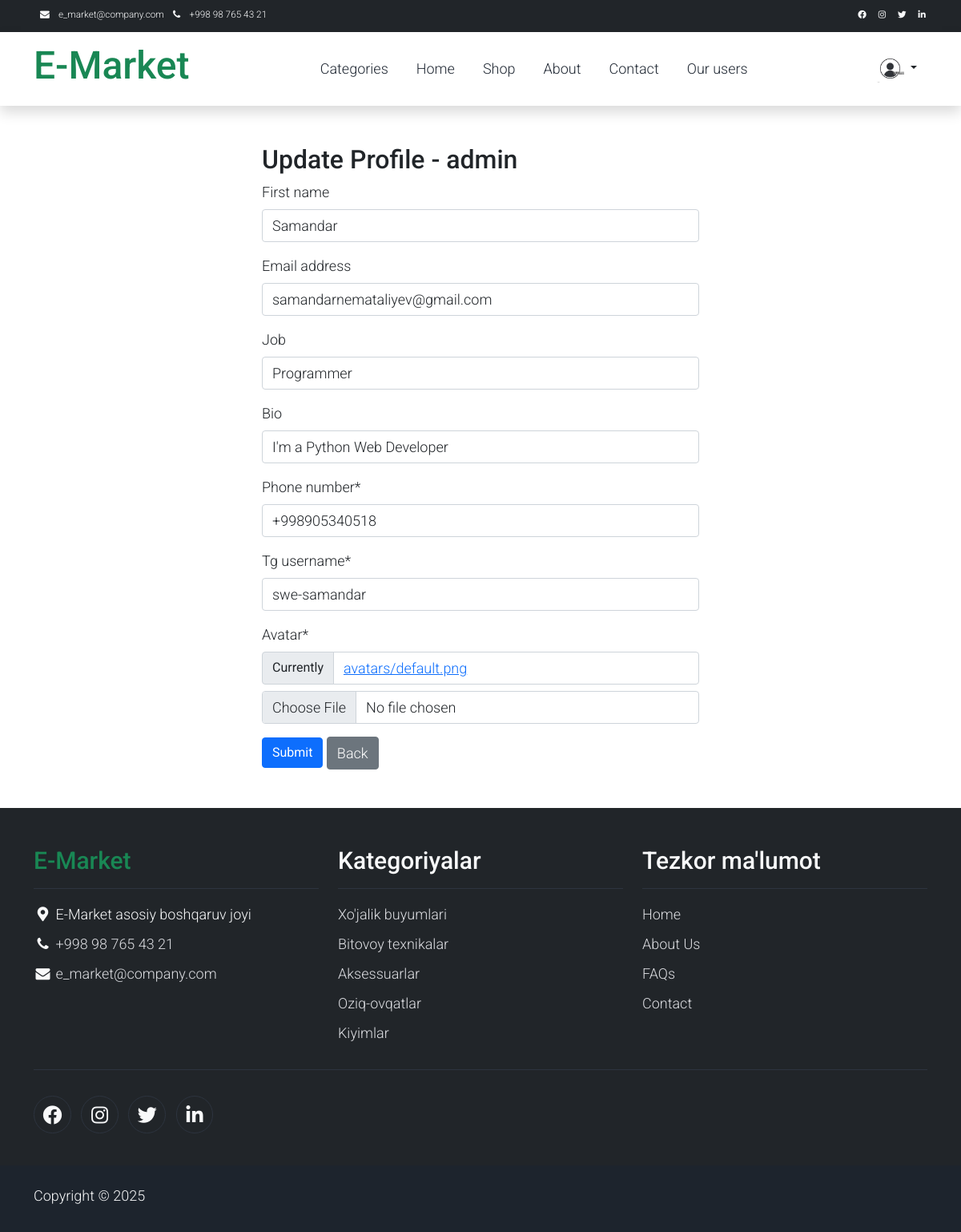
The app's page /users/profile-edit/ (signed in) with its own data.
### users/models.py (models this page shows)
class CustomUser(AbstractUser):
    job = models.CharField(max_length=50, blank=True, default='')
    bio = models.CharField(max_length=300, blank=True, default='')
    phone_number = models.CharField(max_length=17)
    tg_username = models.CharField(max_length=150)
    avatar = models.ImageField(upload_to='avatars/', default='avatars/default.png')
    following = models.ManyToManyField(
        'self',
        symmetrical=False,
        related_name='followers',
        blank=True
    )
    class Meta:
        verbose_name = 'customuser'
        verbose_name_plural = 'customusers'
    def __str__(self):
        return self.username

### products/models.py (models this page shows, shortened)
class Category(models.Model):
    name = models.CharField(max_length=50)
    class Meta:
        verbose_name = 'category'
        verbose_name_plural = 'categories'

### users/views.py (the view, shortened to what this page needs)
# urls.py: path('profile-edit/', ProfileUpdateView.as_view(), name='profile-edit'),
class ProfileUpdateView(View):
    def get(self, request):
        return render(request, 'users/profile_update.html', {'form':ProfileUpdateForm(instance=request.user)})

### users/forms.py
class ProfileUpdateForm(forms.ModelForm):
    class Meta:
        model = CustomUser
        fields = ['first_name', 'email', 'job', 'bio', 'phone_number', 'tg_username', 'avatar']

### main/views.py (called while the page is built)
def get_today(request):
    today = datetime.date(datetime.today())
    return {'today': today}

def get_all_categories(request):
    categories = Category.objects.all()
    return {'categories': categories}

### templates/users/profile_update.html (shortened to what this page needs)
{% extends "base.html" %}
{% load crispy_forms_tags %}
{% block main %}
  <div class="container">
    <div class="row">
        <div class="col"></div>
        <div class="col-6 mt-5 mb-5">
            <h2>Update Profile - {{request.user}}</h2>
            <form  method="post" enctype="multipart/form-data" >{% csrf_token %}
                {{form|crispy}}
                <button type="submit" class="btn btn-primary" >Submit</button>
                <a class="btn btn-secondary" href="{% url 'users:profile' request.user %}"> Back</a>
            </form>
        </div>
        <div class="col"></div>
    </div>
  </div>
{% endblock main %}

### templates/base.html (shortened to what this page needs)
{% load static %}
<!DOCTYPE html>
<html lang="en">
<head>
    <link rel="stylesheet" href="{% static 'assets/css/bootstrap.min.css' %}">
    <link rel="stylesheet" href="{% static 'assets/css/templatemo.css' %}">
    <link rel="stylesheet" href="{% static 'assets/css/custom.css' %}">
    <link rel="stylesheet" href="{% static 'assets/css/fontawesome.min.css' %}">
    <link rel="stylesheet" href="https://unpkg.com/leaflet@1.7.1/dist/leaflet.css" />
    <link rel="stylesheet" type="text/css" href="{% static 'assets/css/slick.min.css' %}">
    <link rel="stylesheet" type="text/css" href="{% static 'assets/css/slick-theme.css' %}">
    <link rel="stylesheet" href="{% static 'assets/css/profile.css' %}">
    <link rel="stylesheet" href="https://cdn.jsdelivr.net/npm/bootstrap@5.0.0-beta1/dist/css/bootstrap.min.css">
    <link rel="stylesheet" href="https://cdn.jsdelivr.net/npm/bootstrap@5.0.0-beta1/dist/js/bootstrap.bundle.min.js">
    <link rel="stylesheet" href="https://cdnjs.cloudflare.com/ajax/libs/jquery/3.2.1/jquery.min.js">
    <link rel="stylesheet" href="https://cdnjs.cloudflare.com/ajax/libs/font-awesome/4.7.0/css/font-awesome.min.css">
</head>
<body>
    <nav class="navbar navbar-expand-lg bg-dark navbar-light d-none d-lg-block" id="templatemo_nav_top">
        <div class="container text-light">
            <div class="w-100 d-flex justify-content-between">
                <div>
                    <i class="fa fa-envelope mx-2"></i>
                    <a class="navbar-sm-brand text-light text-decoration-none" href="mailto:e_market@company.com">e_market@company.com</a>
                    <i class="fa fa-phone mx-2"></i>
                    <a class="navbar-sm-brand text-light text-decoration-none" href="tel:98-765-43-21">+998 98 765 43 21</a>
                </div>
                <div>
                    <a class="text-light" href="https://fb.com/templatemo" target="_blank" rel="sponsored"><i class="fab fa-facebook-f fa-sm fa-fw me-2"></i></a>
                    <a class="text-light" href="https://www.instagram.com/" target="_blank"><i class="fab fa-instagram fa-sm fa-fw me-2"></i></a>
                    <a class="text-light" href="https://twitter.com/" target="_blank"><i class="fab fa-twitter fa-sm fa-fw me-2"></i></a>
                    <a class="text-light" href="https://www.linkedin.com/" target="_blank"><i class="fab fa-linkedin fa-sm fa-fw"></i></a>
                </div>
            </div>
        </div>
    </nav>
    <nav class="navbar navbar-expand-lg navbar-light shadow">
        <div class="container d-flex justify-content-between align-items-center">
            <a class="navbar-brand text-success logo h1 align-self-center" href="{% url 'main:index' %}">
                E-Market
            </a>
            <div class="align-self-center collapse navbar-collapse flex-fill  d-lg-flex justify-content-lg-between" id="templatemo_main_nav">
                <div class="flex-fill">
                    <ul class="nav navbar-nav d-flex justify-content-between mx-lg-auto">
                        <li class="nav-item dropdown">
                            <a class="nav-link" href="">Categories</a>
                        </li>
                        <li class="nav-item">
                            <a class="nav-link" href="{% url 'main:index' %}">Home</a>
                        </li>
                        <li class="nav-item">
                            <a class="nav-link" href="{% url 'main:shop' %}">Shop</a>
                        </li>
                        <li class="nav-item">
                            <a class="nav-link" href="{% url 'main:about' %}">About</a>
                        </li>
                        <li class="nav-item">
                            <a class="nav-link" href="{% url 'main:contact' %}">Contact</a>
                        </li>
                        <li class="nav-item">
                            <a class="nav-link" href="{% url 'users:all-users' %}">Our users</a>
                        </li>
                    </ul>
                </div>
                {% if request.user.is_authenticated %}
                    <button type="button" class="btn  dropdown-toggle" data-bs-toggle="dropdown" data-bs-display="static" aria-expanded="false">
                        <img src="{{ request.user.avatar.url }}" width="35" height="35" class=" rounded" alt="">
                    </button>
                {% else %}
                    <a href="{% url 'users:login' %}" class="btn btn-primary">Login</a>
                    <a href="{% url 'users:signup' %}" class="btn btn-primary">SignUp</a>
                {% endif %}
            </div>
        </div>
    </nav>
    {% block main %}
    {% endblock main %}
    <footer class="bg-dark" id="tempaltemo_footer">
        <div class="container">
            <div class="row">
                <div class="col-md-4 pt-5">
                    <h2 class="h2 text-success border-bottom pb-3 border-light logo">E-Market</h2>
                    <ul class="list-unstyled text-light footer-link-list">
                        <li>
                            <i class="fas fa-map-marker-alt fa-fw"></i>
                            E-Market asosiy boshqaruv joyi
                        </li>
                        <li>
                            <i class="fa fa-phone fa-fw"></i>
                            <a class="text-decoration-none" href="tel:98-765-43-21">+998 98 765 43 21</a>
                        </li>
                        <li>
                            <i class="fa fa-envelope fa-fw"></i>
                            <a class="text-decoration-none" href="mailto:e_market@company.com">e_market@company.com</a>
                        </li>
                    </ul>
                </div>
                <div class="col-md-4 pt-5">
                    <h2 class="h2 text-light border-bottom pb-3 border-light">Kategoriyalar</h2>
                    <ul class="list-unstyled text-light footer-link-list">
                        {% for category in categories|slice:"0:5" %}
                        <li><a class="text-decoration-none" href="{% url 'main:category' category.name %}">{{ category.name }}</a></li>
                        {% endfor %}
                    </ul>
                </div>
                <div class="col-md-4 pt-5">
                    <h2 class="h2 text-light border-bottom pb-3 border-light">Tezkor ma'lumot</h2>
                    <ul class="list-unstyled text-light footer-link-list">
                        <li><a class="text-decoration-none" href="{% url 'main:index' %}">Home</a></li>
                        <li><a class="text-decoration-none" href="{% url 'main:about' %}">About Us</a></li>
                        <li><a class="text-decoration-none" href="{% url 'main:faqs' %}">FAQs</a></li>
                        <li><a class="text-decoration-none" href="{% url 'main:contact' %}">Contact</a></li>
                    </ul>
                </div>
            </div>
            <div class="row text-light mb-4">
                <div class="col-12 mb-3">
                    <div class="w-100 my-3 border-top border-light"></div>
                </div>
                <div class="col-auto me-auto">
                    <ul class="list-inline text-left footer-icons">
                        <li class="list-inline-item border border-light rounded-circle text-center">
                            <a rel="nofollow" class="text-light text-decoration-none" target="_blank" href="http://fb.com/templatemo"><i class="fab fa-facebook-f fa-lg fa-fw"></i></a>
                        </li>
                        <li class="list-inline-item border border-light rounded-circle text-center">
                            <a class="text-light text-decoration-none" target="_blank" href="https://www.instagram.com/"><i class="fab fa-instagram fa-lg fa-fw"></i></a>
                        </li>
                        <li class="list-inline-item border border-light rounded-circle text-center">
                            <a class="text-light text-decoration-none" target="_blank" href="https://twitter.com/"><i class="fab fa-twitter fa-lg fa-fw"></i></a>
                        </li>
                        <li class="list-inline-item border border-light rounded-circle text-center">
                            <a class="text-light text-decoration-none" target="_blank" href="https://www.linkedin.com/"><i class="fab fa-linkedin fa-lg fa-fw"></i></a>
                        </li>
                    </ul>
                </div>
            </div>
        </div>
        <div class="w-100 bg-black py-3">
            <div class="container">
                <div class="row pt-2">
                    <div class="col-12">
                        <p class="text-left text-light">
                            Copyright &copy; {{ today.year }}
                        </p>
                    </div>
                </div>
            </div>
        </div>
    </footer>
</body>
</html>

### static/assets/css/templatemo.css (style rules this page uses)
body, ul, li, p, a, label, input, div { font-family: 'Roboto', sans-serif; font-size: 18px !important; font-weight: 300 !important; }
.h1 { font-family: 'Roboto', sans-serif; font-size: 48px !important; font-weight: 200 !important; }
.h2 { font-family: 'Roboto', sans-serif; font-size: 30px !important; font-weight: 300; }
.logo { font-weight: 500 !important; }
.text-success { color: #59ab6e !important; }
.text-light { color: #cfd6e1 !important; }
.bg-dark { background-color: #212934 !important; }
.bg-black { background-color: #1d242d !important; }
#templatemo_nav_top { min-height: 40px; }
#templatemo_nav_top * { font-size: .9em !important; }
#templatemo_main_nav a { color: #212934; }
.form-control { border: 1px solid #e8e8e8; }
#tempaltemo_footer a { color: #dcdde1; }
#tempaltemo_footer ul.footer-link-list li { padding-top: 10px; }
#tempaltemo_footer ul.footer-icons li { width: 2.6em; height: 2.6em; line-height: 2.6em; }
#tempaltemo_footer .border-light { border-color: #2d343f !important; }
@media (min-width: 768px) { #templatemo_main_nav .navbar-nav { max-width: 450px; } }
@media (min-width: 992px) { #templatemo_main_nav .navbar-nav { max-width: 550px; } }

### static/assets/css/custom.css (style rules this page uses)
.dropdown { position: relative; display: inline-block; }

### static/assets/css/profile.css (style rules this page uses)
body { background:#eee; }

### templates/base.html (style rules this page uses)
img { object-fit: contain; }

### records on screen
CustomUser: user.avatar (placeholder picture), user "admin", first_name "Samandar", email "samandarnemataliyev@gmail.com", job "Programmer", bio "I'm a Python Web Developer", phone_number "+998905340518", tg_username "swe-samandar"
Category: name "Xo'jalik buyumlari"
Category: name "Bitovoy texnikalar"
Category: name "Aksessuarlar"
Category: name "Oziq-ovqatlar"
Category: name "Kiyimlar"
